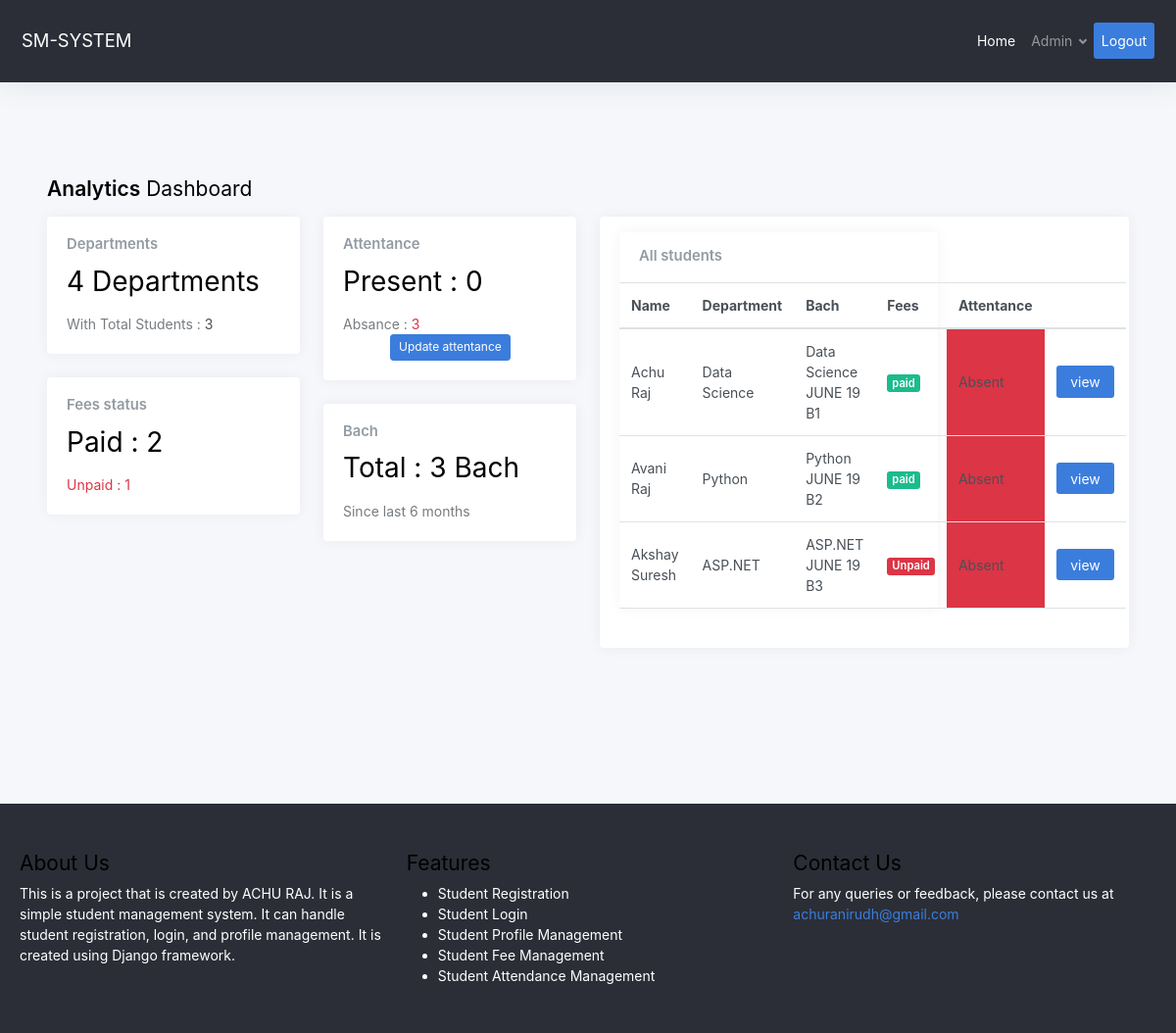
The app's page / (signed in) with its own data.
### home/models.py (models this page shows, shortened)
class Student(models.Model):
    first_name = models.CharField(max_length=50)
    last_name  = models.CharField(max_length=50)
    user = models.OneToOneField(User, on_delete=models.CASCADE,null=True,blank=True)
    registration_number = models.CharField(max_length=20, unique=True, null=True, blank=True)
    date_of_birth = models.DateField(null=True, blank=True)
    email = models.EmailField(null=True, blank=True)
    phone = models.BigIntegerField(null=True, blank=True)
    address = models.TextField(null=True, blank=True)
    BLOOD_GROUP_CHOICES = [
        ('A+', 'A+'),
        ('A-', 'A-'),
        ('B+', 'B+'),
        ('B-', 'B-'),
        ('AB+', 'AB+'),
        ('AB-', 'AB-'),
        ('O+', 'O+'),
        ('O-', 'O-'),
    ]
    blood_group = models.CharField(max_length=3, choices=BLOOD_GROUP_CHOICES, null=True, blank=True)
    GENDER_CHOICES = [
        ('Male', 'Male'),
        ('Female', 'Female'),
        ('Other', 'Other'),
    ]
    gender = models.CharField(max_length=6, choices=GENDER_CHOICES, null=True, blank=True)
    department = models.ForeignKey('Department', on_delete=models.SET_NULL, null=True, blank=True)
    bach = models.ForeignKey('Batch', on_delete=models.SET_NULL, null=True, blank=True)
    FEES_CHOICE = [
        ('Unpaid','Unpaid'),
        ('pending','Pending'),
        ('paid','paid'),
    ]
    fees = models.CharField(max_length=10, choices=FEES_CHOICE, null=True, blank=True)
    ATTENTANCE_CHOICE = [
        ('Present','Present'),
        ('Absent','Absent'),
    ]
    attendence = models.CharField(max_length=10, choices=ATTENTANCE_CHOICE, null=True, blank=True)

class Department(models.Model):
    id = models.UUIDField(primary_key=True, default=uuid.uuid4, editable=False, unique=True)
    name = models.CharField(max_length=50, unique=True)
    def __str__(self):
        return self.name

class Batch(models.Model):
    id = models.UUIDField(primary_key=True,default=uuid.uuid4, editable=False, unique=True)
    SELECT_MONTH = [
    ('JAN', 'January'),
    ('FEB', 'February'),
    ('MARCH', 'March'),
    ('APRIL', 'April'),
    ('MAY', 'May'),
    ('JUNE', 'June'),
    ('JULY', 'July'),
    ('AUG', 'August'),
    ('SEP', 'September'),
    ('OCT', 'October'),
    ('NOV', 'November'),
    ('DEC', 'December'),
    ]
    month = models.CharField(max_length=6, choices=SELECT_MONTH, null=True, blank=True)
    date = models.IntegerField(null=True, blank=True)
    SELECT_BACH = [
        ('B1','Bach 1'),
        ('B2','Bach 2'),
        ('B3','Bach 3'),
        ('B4','Bach 4'),
        ('B5','Bach 5'),
    ]
    bach = models.CharField(max_length=2, choices=SELECT_BACH, null=True, blank=True)
    SELECT_TIME = [
        ('08:00 AM','08:00 AM'),
        ('09:00 AM','09:00 AM'),
        ('10:00 AM','10:00 AM'),
        ('11:00 AM','11:00 AM'),
        ('12:00 PM','12:00 PM'),
        ('01:00 PM','01:00 PM'),
        ('02:00 PM','02:00 PM'),
        ('03:00 PM','03:00 PM'),
        ('04:00 PM','04:00 PM'),
    ]
    class_time = models.TextField(max_length=8, choices=SELECT_TIME, null=True, blank=True)
    department = models.ForeignKey('Department', on_delete=models.SET_NULL, null=True, blank=True)
    def __str__(self):
        return f"{self.department} {self.month} {self.date} {self.bach} "

### home/views.py (the view)
# urls.py: path('', index, name='index'),
def index(request):
    if request.user.is_authenticated:
        try:
            student = request.user.student
            if student.date_of_birth:
                birth_date = student.date_of_birth
                age = (date.today() - birth_date).days // 365
            else:
                age = "Unknown"  # Default value if date_of_birth is None
        except Student.DoesNotExist:
            student = None
            age = "Unknown"  # Default value if student doesn't exist
    else:
        return redirect('login')  # Replace 'login' with your actual login URL pattern
    department_count = Department.objects.count()
    student_count = Student.objects.count()
    students_paid_fees = Student.objects.filter(fees='paid').count()
    students_Unpaid_fees = Student.objects.filter(fees='Unpaid').count()
    Attendance = Student.objects.filter(attendence='Present').count()
    absence = student_count - Attendance
    bach_count = Batch.objects.count()
    All_students = Student.objects.all()
    context = {
        'age': age,
        'student': student,
        'department_count': department_count,
        'student_count': student_count,
        'students_paid_fees': students_paid_fees,
        'students_Unpaid_fees': students_Unpaid_fees,
        'absence': absence,
        'present':Attendance,
        'bach_count':bach_count,
        'All_students':All_students,
    }
    return render(request, 'index.html', context)

### templates/index.html
{% block content %}
{% if user.is_authenticated and not user.is_staff %}
    {% include "studentprofile.html" %}
    {% elif user.is_authenticated and user.is_staff %}
        {% include "managing_index.html" %}
    {% else %}
        {% include "sampleIndex.html" %}
{% endif %}
{% endblock content %}

### templates/managing_index.html (shortened to what this page needs)
{% extends 'base.html' %}
{% block content %}
  <main class="content">
    <div class="container-fluid p-0">
      <h1 class="h3 mb-3"><strong>Analytics</strong> Dashboard</h1>
      <div class="row">
        <div class="col-xl-6 col-xxl-5 d-flex">
          <div class="w-100">
            <div class="row">
              <div class="col-sm-6">
                <div class="card">
                  <div class="card-body">
                    <div class="row">
                      <div class="col mt-0">
                        <h5 class="card-title">Departments</h5>
                      </div>
                    </div>
                    <h1 class="mt-1 mb-3">{{ department_count }} Departments </h1>
                    <div class="mb-0">
                      <span class="text-muted">With Total Students : </span>
                      <span class=""> {{student_count}}</span>
                    </div>
                  </div>
                </div>
                <div class="card">
                  <div class="card-body">
                    <div class="row">
                      <div class="col mt-0">
                        <h5 class="card-title">Fees status</h5>
                      </div>
                    </div>
                    <h1 class="mt-1 mb-3">Paid : {{students_paid_fees}}</h1>
                    <div class="mb-0">
                      <span class="text-danger">Unpaid : {{students_Unpaid_fees}} </span>
                    </div>
                  </div>
                </div>
              </div>
              <div class="col-sm-6">
                <div class="card">
                  <div class="card-body">
                    <div class="row">
                      <div class="col mt-0">
                        <h5 class="card-title">Attentance</h5>
                      </div>
                    </div>
                    <h1 class="mt-1 mb-3">Present : {{present}} </h1>
                    <div class="mb-0">
                      <span class="text-muted">Absance : </span>
                      <span class="text-danger"> {{absence}}</span>
                      <a href="{% url "update_attendance" %}">
                      <button class="btn btn-primary btn-sm ml-5 rounded" >Update attentance</button>
                    </a>
                    </div>
                  </div>
                </div>
                <div class="card">
                  <div class="card-body">
                    <div class="row">
                      <div class="col mt-0">
                        <h5 class="card-title">Bach</h5>
                      </div>
                    </div>
                    <h1 class="mt-1 mb-3">Total : {{bach_count}} Bach</h1>
                    <div class="mb-0">
                      <span class="text-muted">Since last 6 months</span>
                    </div>
                  </div>
                </div>
              </div>
            </div>
          </div>
        </div>
        <div class="col-xl-6 col-xxl-7" >
          <div class="card flex-fill w-100" style="max-height: 60vh; overflow-y: scroll;">
            <div class="card-body py-3">
              <div class="row">
                <div class="col-12 col-lg-8 col-xxl-12 d-flex">
                  <div class="card flex-fill">
                    <div class="card-header">
                      <h5 class="card-title mb-0">All students</h5>
                    </div>
                    <table class="table table-hover my-0">
                      <thead>
                        <tr>
                          <th>Name</th>
                          <th class="d-none d-xl-table-cell">Department</th>
                          <th class="d-none d-xl-table-cell">Bach</th>
                          <th>Fees</th>
                          <th class="d-none d-md-table-cell">Attentance</th>
                          <th class="d-none d-md-table-cell"></th>
                        </tr>
                      </thead>
                      <tbody>
                        {% for student in All_students %}
                        <div>
                          <tr>
                            <td>{{student.first_name}} {{student.last_name}} </td>
                            <td class="d-none d-xl-table-cell">{{student.department}}</td>
                            <td class="d-none d-xl-table-cell">{{student.bach}}</td>
                            <td><span class="badge {% if student.fees == 'paid' %}bg-success{% else %}bg-danger{% endif %}">{{student.fees}}</span></td>
                            <td class="d-none d-md-table-cell {% if student.attendence == 'Present' %}bg-success{% else %}bg-danger{% endif %}">{{student.attendence}}</td>
                            <td> <a href="{% url "view_student"  student.id  %}"><button class="d-none d-md-table-cell btn bg-primary text-white" >view</button></a></td>
                          </tr>
                        </div>
                          {% endfor %}
                      </tbody>
                    </table>
                  </div>
                </div>
              </div>
            </div>
          </div>
        </div>
      </div>
    </div>
  </main>
{% endblock %}

### templates/nav.html (shortened to what this page needs)
<nav class="navbar navbar-expand-lg navbar-dark" style="background-color: #2b2e37;">
    <a class="navbar-brand" href="#">SM-SYSTEM</a>
    <div class="collapse navbar-collapse" id="navbarNav" >
        <ul class="navbar-nav ml-auto">
            <li class="nav-item active">
                <a class="nav-link" href="{% url "index" %}">Home <span class="sr-only">(current)</span></a>
            </li>
            <li class="nav-item">
                {% if user.is_authenticated %}
                {% if user.is_staff %}
                <li class="nav-item dropdown">
                    <a class="nav-link dropdown-toggle" href="{% url 'admin:index' %}" role="button" data-toggle="dropdown" aria-expanded="false">
                        {{ user.username }}
                    </a>
                </li>
                            {% endif %}
                            {% endif %}
                        </li>
                        <li class="nav-item  rounded bg-primary text-white">
                            {% if user.is_authenticated %}
                            <a class="nav-link active p-2" href="{% url 'logout' %}?next={{ request.path }}" onclick="event.preventDefault(); document.getElementById('logout-form').submit();">Logout</a>
                            {% else %}
                    <a class="nav-link active p-2" href="{% url 'login' %}">Login</a>
                    {% endif %}
                </li>
        </ul>
    </div>
</nav>

### records on screen
Student: first_name "Achu", last_name "Raj", department "Data Science", bach "Data Science JUNE 19 B1", fees "paid", attendence "Absent"
Student: first_name "Avani", last_name "Raj", department "Python", bach "Python JUNE 19 B2", fees "paid", attendence "Absent"
Student: first_name "Akshay", last_name "Suresh", department "ASP.NET", bach "ASP.NET JUNE 19 B3", fees "Unpaid", attendence "Absent"

### other values on screen
{{ user.username }} "Admin"
{{ department_count }} "4"
{{ student_count }} "3"
{{ students_paid_fees }} "2"
{{ students_Unpaid_fees }} "1"
{{ present }} "0"
{{ absence }} "3"
{{ bach_count }} "3"
